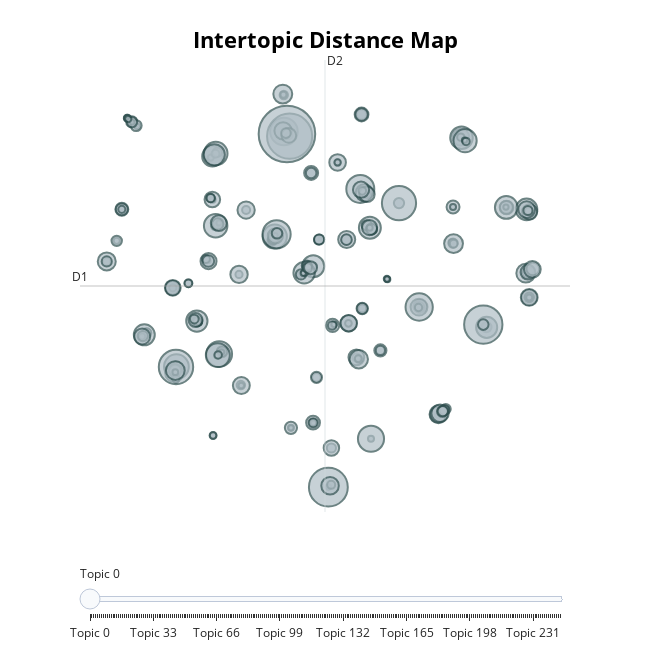

The notebook cell this image was saved under:
### Code cell
topic_model.visualize_topics().show()

### Figure 1 — Plotly figure (JSON) as saved in the notebook; plotly's stock layout.template omitted (floating-point values rounded to 4 significant figures; data arrays with more than 128 entries replaced by an {"elided": "..."} marker saying what was removed)
{"data": [{"customdata": {"elided": "246x3 mixed values"}, "hovertemplate": "<b>Topic %{customdata[0]}</b><br>%{customdata[1]}<br>Size: %{customdata[2]}", "legendgroup": "", "marker": {"color": "#B0BEC5", "line": {"color": "DarkSlateGrey", "width": 2}, "size": {"elided": "246 int values"}, "sizemode": "area", "sizeref": 0.715, "symbol": "circle"}, "mode": "markers", "name": "", "orientation": "v", "showlegend": false, "type": "scatter", "x": {"elided": "246 float values"}, "xaxis": "x", "y": {"elided": "246 float values"}, "yaxis": "y"}], "layout": {"annotations": [{"showarrow": false, "text": "D1", "x": -14.72, "y": 3.124, "yshift": 10}, {"showarrow": false, "text": "D2", "x": 2.868, "xshift": 10, "y": 23.03}], "height": 650, "hoverlabel": {"bgcolor": "white", "font": {"family": "Rockwell", "size": 16}}, "legend": {"itemsizing": "constant", "tracegroupgap": 0}, "margin": {"t": 60}, "shapes": [{"line": {"color": "#CFD8DC", "width": 2}, "type": "line", "x0": 2.868, "x1": 2.868, "y0": -16.78, "y1": 23.03}, {"line": {"color": "#9E9E9E", "width": 2}, "type": "line", "x0": -14.72, "x1": 20.46, "y0": 3.124, "y1": 3.124}], "sliders": [{"active": 0, "pad": {"t": 50}, "steps": [{"args": [{"marker.color": {"elided": "1x246 str values"}}], "label": "Topic 0", "method": "update"}, {"args": [{"marker.color": {"elided": "1x246 str values"}}], "label": "Topic 1", "method": "update"}, {"args": [{"marker.color": {"elided": "1x246 str values"}}], "label": "Topic 2", "method": "update"}, {"args": [{"marker.color": {"elided": "1x246 str values"}}], "label": "Topic 3", "method": "update"}, {"args": [{"marker.color": {"elided": "1x246 str values"}}], "label": "Topic 4", "method": "update"}, {"args": [{"marker.color": {"elided": "1x246 str values"}}], "label": "Topic 5", "method": "update"}, {"args": [{"marker.color": {"elided": "1x246 str values"}}], "label": "Topic 6", "method": "update"}, {"args": [{"marker.color": {"elided": "1x246 str values"}}], "label": "Topic 7", "method": "update"}, {"args": [{"marker.color": {"elided": "1x246 str values"}}], "label": "Topic 8", "method": "update"}, {"args": [{"marker.color": {"elided": "1x246 str values"}}], "label": "Topic 9", "method": "update"}, {"args": [{"marker.color": {"elided": "1x246 str values"}}], "label": "Topic 10", "method": "update"}, {"args": [{"marker.color": {"elided": "1x246 str values"}}], "label": "Topic 11", "method": "update"}, {"args": [{"marker.color": {"elided": "1x246 str values"}}], "label": "Topic 12", "method": "update"}, {"args": [{"marker.color": {"elided": "1x246 str values"}}], "label": "Topic 13", "method": "update"}, {"args": [{"marker.color": {"elided": "1x246 str values"}}], "label": "Topic 14", "method": "update"}, {"args": [{"marker.color": {"elided": "1x246 str values"}}], "label": "Topic 15", "method": "update"}, {"args": [{"marker.color": {"elided": "1x246 str values"}}], "label": "Topic 16", "method": "update"}, {"args": [{"marker.color": {"elided": "1x246 str values"}}], "label": "Topic 17", "method": "update"}, {"args": [{"marker.color": {"elided": "1x246 str values"}}], "label": "Topic 18", "method": "update"}, {"args": [{"marker.color": {"elided": "1x246 str values"}}], "label": "Topic 19", "method": "update"}, {"args": [{"marker.color": {"elided": "1x246 str values"}}], "label": "Topic 20", "method": "update"}, {"args": [{"marker.color": {"elided": "1x246 str values"}}], "label": "Topic 21", "method": "update"}, {"args": [{"marker.color": {"elided": "1x246 str values"}}], "label": "Topic 22", "method": "update"}, {"args": [{"marker.color": {"elided": "1x246 str values"}}], "label": "Topic 23", "method": "update"}, {"args": [{"marker.color": {"elided": "1x246 str values"}}], "label": "Topic 24", "method": "update"}, {"args": [{"marker.color": {"elided": "1x246 str values"}}], "label": "Topic 25", "method": "update"}, {"args": [{"marker.color": {"elided": "1x246 str values"}}], "label": "Topic 26", "method": "update"}, {"args": [{"marker.color": {"elided": "1x246 str values"}}], "label": "Topic 27", "method": "update"}, {"args": [{"marker.color": {"elided": "1x246 str values"}}], "label": "Topic 28", "method": "update"}, {"args": [{"marker.color": {"elided": "1x246 str values"}}], "label": "Topic 29", "method": "update"}, {"args": [{"marker.color": {"elided": "1x246 str values"}}], "label": "Topic 30", "method": "update"}, {"args": [{"marker.color": {"elided": "1x246 str values"}}], "label": "Topic 31", "method": "update"}, {"args": [{"marker.color": {"elided": "1x246 str values"}}], "label": "Topic 32", "method": "update"}, {"args": [{"marker.color": {"elided": "1x246 str values"}}], "label": "Topic 33", "method": "update"}, {"args": [{"marker.color": {"elided": "1x246 str values"}}], "label": "Topic 34", "method": "update"}, {"args": [{"marker.color": {"elided": "1x246 str values"}}], "label": "Topic 35", "method": "update"}, {"args": [{"marker.color": {"elided": "1x246 str values"}}], "label": "Topic 36", "method": "update"}, {"args": [{"marker.color": {"elided": "1x246 str values"}}], "label": "Topic 37", "method": "update"}, {"args": [{"marker.color": {"elided": "1x246 str values"}}], "label": "Topic 38", "method": "update"}, {"args": [{"marker.color": {"elided": "1x246 str values"}}], "label": "Topic 39", "method": "update"}, {"args": [{"marker.color": {"elided": "1x246 str values"}}], "label": "Topic 40", "method": "update"}, {"args": [{"marker.color": {"elided": "1x246 str values"}}], "label": "Topic 41", "method": "update"}, {"args": [{"marker.color": {"elided": "1x246 str values"}}], "label": "Topic 42", "method": "update"}, {"args": [{"marker.color": {"elided": "1x246 str values"}}], "label": "Topic 43", "method": "update"}, {"args": [{"marker.color": {"elided": "1x246 str values"}}], "label": "Topic 44", "method": "update"}, {"args": [{"marker.color": {"elided": "1x246 str values"}}], "label": "Topic 45", "method": "update"}, {"args": [{"marker.color": {"elided": "1x246 str values"}}], "label": "Topic 46", "method": "update"}, {"args": [{"marker.color": {"elided": "1x246 str values"}}], "label": "Topic 47", "method": "update"}, {"args": [{"marker.color": {"elided": "1x246 str values"}}], "label": "Topic 48", "method": "update"}, {"args": [{"marker.color": {"elided": "1x246 str values"}}], "label": "Topic 49", "method": "update"}, {"args": [{"marker.color": {"elided": "1x246 str values"}}], "label": "Topic 50", "method": "update"}, {"args": [{"marker.color": {"elided": "1x246 str values"}}], "label": "Topic 51", "method": "update"}, {"args": [{"marker.color": {"elided": "1x246 str values"}}], "label": "Topic 52", "method": "update"}, {"args": [{"marker.color": {"elided": "1x246 str values"}}], "label": "Topic 53", "method": "update"}, {"args": [{"marker.color": {"elided": "1x246 str values"}}], "label": "Topic 54", "method": "update"}, {"args": [{"marker.color": {"elided": "1x246 str values"}}], "label": "Topic 55", "method": "update"}, {"args": [{"marker.color": {"elided": "1x246 str values"}}], "label": "Topic 56", "method": "update"}, {"args": [{"marker.color": {"elided": "1x246 str values"}}], "label": "Topic 57", "method": "update"}, {"args": [{"marker.color": {"elided": "1x246 str values"}}], "label": "Topic 58", "method": "update"}, {"args": [{"marker.color": {"elided": "1x246 str values"}}], "label": "Topic 59", "method": "update"}, {"args": [{"marker.color": {"elided": "1x246 str values"}}], "label": "Topic 60", "method": "update"}, {"args": [{"marker.color": {"elided": "1x246 str values"}}], "label": "Topic 61", "method": "update"}, {"args": [{"marker.color": {"elided": "1x246 str values"}}], "label": "Topic 62", "method": "update"}, {"args": [{"marker.color": {"elided": "1x246 str values"}}], "label": "Topic 63", "method": "update"}, {"args": [{"marker.color": {"elided": "1x246 str values"}}], "label": "Topic 64", "method": "update"}, {"args": [{"marker.color": {"elided": "1x246 str values"}}], "label": "Topic 65", "method": "update"}, {"args": [{"marker.color": {"elided": "1x246 str values"}}], "label": "Topic 66", "method": "update"}, {"args": [{"marker.color": {"elided": "1x246 str values"}}], "label": "Topic 67", "method": "update"}, {"args": [{"marker.color": {"elided": "1x246 str values"}}], "label": "Topic 68", "method": "update"}, {"args": [{"marker.color": {"elided": "1x246 str values"}}], "label": "Topic 69", "method": "update"}, {"args": [{"marker.color": {"elided": "1x246 str values"}}], "label": "Topic 70", "method": "update"}, {"args": [{"marker.color": {"elided": "1x246 str values"}}], "label": "Topic 71", "method": "update"}, {"args": [{"marker.color": {"elided": "1x246 str values"}}], "label": "Topic 72", "method": "update"}, {"args": [{"marker.color": {"elided": "1x246 str values"}}], "label": "Topic 73", "method": "update"}, {"args": [{"marker.color": {"elided": "1x246 str values"}}], "label": "Topic 74", "method": "update"}, {"args": [{"marker.color": {"elided": "1x246 str values"}}], "label": "Topic 75", "method": "update"}, {"args": [{"marker.color": {"elided": "1x246 str values"}}], "label": "Topic 76", "method": "update"}, {"args": [{"marker.color": {"elided": "1x246 str values"}}], "label": "Topic 77", "method": "update"}, {"args": [{"marker.color": {"elided": "1x246 str values"}}], "label": "Topic 78", "method": "update"}, {"args": [{"marker.color": {"elided": "1x246 str values"}}], "label": "Topic 79", "method": "update"}, {"args": [{"marker.color": {"elided": "1x246 str values"}}], "label": "Topic 80", "method": "update"}, {"args": [{"marker.color": {"elided": "1x246 str values"}}], "label": "Topic 81", "method": "update"}, {"args": [{"marker.color": {"elided": "1x246 str values"}}], "label": "Topic 82", "method": "update"}, {"args": [{"marker.color": {"elided": "1x246 str values"}}], "label": "Topic 83", "method": "update"}, {"args": [{"marker.color": {"elided": "1x246 str values"}}], "label": "Topic 84", "method": "update"}, {"args": [{"marker.color": {"elided": "1x246 str values"}}], "label": "Topic 85", "method": "update"}, {"args": [{"marker.color": {"elided": "1x246 str values"}}], "label": "Topic 86", "method": "update"}, {"args": [{"marker.color": {"elided": "1x246 str values"}}], "label": "Topic 87", "method": "update"}, {"args": [{"marker.color": {"elided": "1x246 str values"}}], "label": "Topic 88", "method": "update"}, {"args": [{"marker.color": {"elided": "1x246 str values"}}], "label": "Topic 89", "method": "update"}, {"args": [{"marker.color": {"elided": "1x246 str values"}}], "label": "Topic 90", "method": "update"}, {"args": [{"marker.color": {"elided": "1x246 str values"}}], "label": "Topic 91", "method": "update"}, {"args": [{"marker.color": {"elided": "1x246 str values"}}], "label": "Topic 92", "method": "update"}, {"args": [{"marker.color": {"elided": "1x246 str values"}}], "label": "Topic 93", "method": "update"}, {"args": [{"marker.color": {"elided": "1x246 str values"}}], "label": "Topic 94", "method": "update"}, {"args": [{"marker.color": {"elided": "1x246 str values"}}], "label": "Topic 95", "method": "update"}, {"args": [{"marker.color": {"elided": "1x246 str values"}}], "label": "Topic 96", "method": "update"}, {"args": [{"marker.color": {"elided": "1x246 str values"}}], "label": "Topic 97", "method": "update"}, {"args": [{"marker.color": {"elided": "1x246 str values"}}], "label": "Topic 98", "method": "update"}, {"args": [{"marker.color": {"elided": "1x246 str values"}}], "label": "Topic 99", "method": "update"}, {"args": [{"marker.color": {"elided": "1x246 str values"}}], "label": "Topic 100", "method": "update"}, {"args": [{"marker.color": {"elided": "1x246 str values"}}], "label": "Topic 101", "method": "update"}, {"args": [{"marker.color": {"elided": "1x246 str values"}}], "label": "Topic 102", "method": "update"}, {"args": [{"marker.color": {"elided": "1x246 str values"}}], "label": "Topic 103", "method": "update"}, {"args": [{"marker.color": {"elided": "1x246 str values"}}], "label": "Topic 104", "method": "update"}, {"args": [{"marker.color": {"elided": "1x246 str values"}}], "label": "Topic 105", "method": "update"}, {"args": [{"marker.color": {"elided": "1x246 str values"}}], "label": "Topic 106", "method": "update"}, {"args": [{"marker.color": {"elided": "1x246 str values"}}], "label": "Topic 107", "method": "update"}, {"args": [{"marker.color": {"elided": "1x246 str values"}}], "label": "Topic 108", "method": "update"}, {"args": [{"marker.color": {"elided": "1x246 str values"}}], "label": "Topic 109", "method": "update"}, {"args": [{"marker.color": {"elided": "1x246 str values"}}], "label": "Topic 110", "method": "update"}, {"args": [{"marker.color": {"elided": "1x246 str values"}}], "label": "Topic 111", "method": "update"}, {"args": [{"marker.color": {"elided": "1x246 str values"}}], "label": "Topic 112", "method": "update"}, {"args": [{"marker.color": {"elided": "1x246 str values"}}], "label": "Topic 113", "method": "update"}, {"args": [{"marker.color": {"elided": "1x246 str values"}}], "label": "Topic 114", "method": "update"}, {"args": [{"marker.color": {"elided": "1x246 str values"}}], "label": "Topic 115", "method": "update"}, {"args": [{"marker.color": {"elided": "1x246 str values"}}], "label": "Topic 116", "method": "update"}, {"args": [{"marker.color": {"elided": "1x246 str values"}}], "label": "Topic 117", "method": "update"}, {"args": [{"marker.color": {"elided": "1x246 str values"}}], "label": "Topic 118", "method": "update"}, {"args": [{"marker.color": {"elided": "1x246 str values"}}], "label": "Topic 119", "method": "update"}, {"args": [{"marker.color": {"elided": "1x246 str values"}}], "label": "Topic 120", "method": "update"}, {"args": [{"marker.color": {"elided": "1x246 str values"}}], "label": "Topic 121", "method": "update"}, {"args": [{"marker.color": {"elided": "1x246 str values"}}], "label": "Topic 122", "method": "update"}, {"args": [{"marker.color": {"elided": "1x246 str values"}}], "label": "Topic 123", "method": "update"}, {"args": [{"marker.color": {"elided": "1x246 str values"}}], "label": "Topic 124", "method": "update"}, {"args": [{"marker.color": {"elided": "1x246 str values"}}], "label": "Topic 125", "method": "update"}, {"args": [{"marker.color": {"elided": "1x246 str values"}}], "label": "Topic 126", "method": "update"}, {"args": [{"marker.color": {"elided": "1x246 str values"}}], "label": "Topic 127", "method": "update"}, {"args": [{"marker.color": {"elided": "1x246 str values"}}], "label": "Topic 128", "method": "update"}, {"args": [{"marker.color": {"elided": "1x246 str values"}}], "label": "Topic 129", "method": "update"}, {"args": [{"marker.color": {"elided": "1x246 str values"}}], "label": "Topic 130", "method": "update"}, {"args": [{"marker.color": {"elided": "1x246 str values"}}], "label": "Topic 131", "method": "update"}, {"args": [{"marker.color": {"elided": "1x246 str values"}}], "label": "Topic 132", "method": "update"}, {"args": [{"marker.color": {"elided": "1x246 str values"}}], "label": "Topic 133", "method": "update"}, {"args": [{"marker.color": {"elided": "1x246 str values"}}], "label": "Topic 134", "method": "update"}, {"args": [{"marker.color": {"elided": "1x246 str values"}}], "label": "Topic 135", "method": "update"}, {"args": [{"marker.color": {"elided": "1x246 str values"}}], "label": "Topic 136", "method": "update"}, {"args": [{"marker.color": {"elided": "1x246 str values"}}], "label": "Topic 137", "method": "update"}, {"args": [{"marker.color": {"elided": "1x246 str values"}}], "label": "Topic 138", "method": "update"}, {"args": [{"marker.color": {"elided": "1x246 str values"}}], "label": "Topic 139", "method": "update"}, {"args": [{"marker.color": {"elided": "1x246 str values"}}], "label": "Topic 140", "method": "update"}, {"args": [{"marker.color": {"elided": "1x246 str values"}}], "label": "Topic 141", "method": "update"}, {"args": [{"marker.color": {"elided": "1x246 str values"}}], "label": "Topic 142", "method": "update"}, {"args": [{"marker.color": {"elided": "1x246 str values"}}], "label": "Topic 143", "method": "update"}, {"args": [{"marker.color": {"elided": "1x246 str values"}}], "label": "Topic 144", "method": "update"}, {"args": [{"marker.color": {"elided": "1x246 str values"}}], "label": "Topic 145", "method": "update"}, {"args": [{"marker.color": {"elided": "1x246 str values"}}], "label": "Topic 146", "method": "update"}, {"args": [{"marker.color": {"elided": "1x246 str values"}}], "label": "Topic 147", "method": "update"}, {"args": [{"marker.color": {"elided": "1x246 str values"}}], "label": "Topic 148", "method": "update"}, {"args": [{"marker.color": {"elided": "1x246 str values"}}], "label": "Topic 149", "method": "update"}, {"args": [{"marker.color": {"elided": "1x246 str values"}}], "label": "Topic 150", "method": "update"}, {"args": [{"marker.color": {"elided": "1x246 str values"}}], "label": "Topic 151", "method": "update"}, {"args": [{"marker.color": {"elided": "1x246 str values"}}], "label": "Topic 152", "method": "update"}, {"args": [{"marker.color": {"elided": "1x246 str values"}}], "label": "Topic 153", "method": "update"}, {"args": [{"marker.color": {"elided": "1x246 str values"}}], "label": "Topic 154", "method": "update"}, {"args": [{"marker.color": {"elided": "1x246 str values"}}], "label": "Topic 155", "method": "update"}, {"args": [{"marker.color": {"elided": "1x246 str values"}}], "label": "Topic 156", "method": "update"}, {"args": [{"marker.color": {"elided": "1x246 str values"}}], "label": "Topic 157", "method": "update"}, {"args": [{"marker.color": {"elided": "1x246 str values"}}], "label": "Topic 158", "method": "update"}, {"args": [{"marker.color": {"elided": "1x246 str values"}}], "label": "Topic 159", "method": "update"}, {"args": [{"marker.color": {"elided": "1x246 str values"}}], "label": "Topic 160", "method": "update"}, {"args": [{"marker.color": {"elided": "1x246 str values"}}], "label": "Topic 161", "method": "update"}, {"args": [{"marker.color": {"elided": "1x246 str values"}}], "label": "Topic 162", "method": "update"}, {"args": [{"marker.color": {"elided": "1x246 str values"}}], "label": "Topic 163", "method": "update"}, {"args": [{"marker.color": {"elided": "1x246 str values"}}], "label": "Topic 164", "method": "update"}, {"args": [{"marker.color": {"elided": "1x246 str values"}}], "label": "Topic 165", "method": "update"}, {"args": [{"marker.color": {"elided": "1x246 str values"}}], "label": "Topic 166", "method": "update"}, {"args": [{"marker.color": {"elided": "1x246 str values"}}], "label": "Topic 167", "method": "update"}, {"args": [{"marker.color": {"elided": "1x246 str values"}}], "label": "Topic 168", "method": "update"}, {"args": [{"marker.color": {"elided": "1x246 str values"}}], "label": "Topic 169", "method": "update"}, {"args": [{"marker.color": {"elided": "1x246 str values"}}], "label": "Topic 170", "method": "update"}, {"args": [{"marker.color": {"elided": "1x246 str values"}}], "label": "Topic 171", "method": "update"}, {"args": [{"marker.color": {"elided": "1x246 str values"}}], "label": "Topic 172", "method": "update"}, {"args": [{"marker.color": {"elided": "1x246 str values"}}], "label": "Topic 173", "method": "update"}, {"args": [{"marker.color": {"elided": "1x246 str values"}}], "label": "Topic 174", "method": "update"}, {"args": [{"marker.color": {"elided": "1x246 str values"}}], "label": "Topic 175", "method": "update"}, {"args": [{"marker.color": {"elided": "1x246 str values"}}], "label": "Topic 176", "method": "update"}, {"args": [{"marker.color": {"elided": "1x246 str values"}}], "label": "Topic 177", "method": "update"}, {"args": [{"marker.color": {"elided": "1x246 str values"}}], "label": "Topic 178", "method": "update"}, {"args": [{"marker.color": {"elided": "1x246 str values"}}], "label": "Topic 179", "method": "update"}, {"args": [{"marker.color": {"elided": "1x246 str values"}}], "label": "Topic 180", "method": "update"}, {"args": [{"marker.color": {"elided": "1x246 str values"}}], "label": "Topic 181", "method": "update"}, {"args": [{"marker.color": {"elided": "1x246 str values"}}], "label": "Topic 182", "method": "update"}, {"args": [{"marker.color": {"elided": "1x246 str values"}}], "label": "Topic 183", "method": "update"}, {"args": [{"marker.color": {"elided": "1x246 str values"}}], "label": "Topic 184", "method": "update"}, {"args": [{"marker.color": {"elided": "1x246 str values"}}], "label": "Topic 185", "method": "update"}, {"args": [{"marker.color": {"elided": "1x246 str values"}}], "label": "Topic 186", "method": "update"}, {"args": [{"marker.color": {"elided": "1x246 str values"}}], "label": "Topic 187", "method": "update"}, {"args": [{"marker.color": {"elided": "1x246 str values"}}], "label": "Topic 188", "method": "update"}, {"args": [{"marker.color": {"elided": "1x246 str values"}}], "label": "Topic 189", "method": "update"}, {"args": [{"marker.color": {"elided": "1x246 str values"}}], "label": "Topic 190", "method": "update"}, {"args": [{"marker.color": {"elided": "1x246 str values"}}], "label": "Topic 191", "method": "update"}, {"args": [{"marker.color": {"elided": "1x246 str values"}}], "label": "Topic 192", "method": "update"}, {"args": [{"marker.color": {"elided": "1x246 str values"}}], "label": "Topic 193", "method": "update"}, {"args": [{"marker.color": {"elided": "1x246 str values"}}], "label": "Topic 194", "method": "update"}, {"args": [{"marker.color": {"elided": "1x246 str values"}}], "label": "Topic 195", "method": "update"}, {"args": [{"marker.color": {"elided": "1x246 str values"}}], "label": "Topic 196", "method": "update"}, {"args": [{"marker.color": {"elided": "1x246 str values"}}], "label": "Topic 197", "method": "update"}, {"args": [{"marker.color": {"elided": "1x246 str values"}}], "label": "Topic 198", "method": "update"}, {"args": [{"marker.color": {"elided": "1x246 str values"}}], "label": "Topic 199", "method": "update"}, {"args": [{"marker.color": {"elided": "1x246 str values"}}], "label": "Topic 200", "method": "update"}, {"args": [{"marker.color": {"elided": "1x246 str values"}}], "label": "Topic 201", "method": "update"}, {"args": [{"marker.color": {"elided": "1x246 str values"}}], "label": "Topic 202", "method": "update"}, {"args": [{"marker.color": {"elided": "1x246 str values"}}], "label": "Topic 203", "method": "update"}, {"args": [{"marker.color": {"elided": "1x246 str values"}}], "label": "Topic 204", "method": "update"}, {"args": [{"marker.color": {"elided": "1x246 str values"}}], "label": "Topic 205", "method": "update"}, {"args": [{"marker.color": {"elided": "1x246 str values"}}], "label": "Topic 206", "method": "update"}, {"args": [{"marker.color": {"elided": "1x246 str values"}}], "label": "Topic 207", "method": "update"}, {"args": [{"marker.color": {"elided": "1x246 str values"}}], "label": "Topic 208", "method": "update"}, {"args": [{"marker.color": {"elided": "1x246 str values"}}], "label": "Topic 209", "method": "update"}, {"args": [{"marker.color": {"elided": "1x246 str values"}}], "label": "Topic 210", "method": "update"}, {"args": [{"marker.color": {"elided": "1x246 str values"}}], "label": "Topic 211", "method": "update"}, {"args": [{"marker.color": {"elided": "1x246 str values"}}], "label": "Topic 212", "method": "update"}, {"args": [{"marker.color": {"elided": "1x246 str values"}}], "label": "Topic 213", "method": "update"}, {"args": [{"marker.color": {"elided": "1x246 str values"}}], "label": "Topic 214", "method": "update"}, {"args": [{"marker.color": {"elided": "1x246 str values"}}], "label": "Topic 215", "method": "update"}, {"args": [{"marker.color": {"elided": "1x246 str values"}}], "label": "Topic 216", "method": "update"}, {"args": [{"marker.color": {"elided": "1x246 str values"}}], "label": "Topic 217", "method": "update"}, {"args": [{"marker.color": {"elided": "1x246 str values"}}], "label": "Topic 218", "method": "update"}, {"args": [{"marker.color": {"elided": "1x246 str values"}}], "label": "Topic 219", "method": "update"}, {"args": [{"marker.color": {"elided": "1x246 str values"}}], "label": "Topic 220", "method": "update"}, {"args": [{"marker.color": {"elided": "1x246 str values"}}], "label": "Topic 221", "method": "update"}, {"args": [{"marker.color": {"elided": "1x246 str values"}}], "label": "Topic 222", "method": "update"}, {"args": [{"marker.color": {"elided": "1x246 str values"}}], "label": "Topic 223", "method": "update"}, {"args": [{"marker.color": {"elided": "1x246 str values"}}], "label": "Topic 224", "method": "update"}, {"args": [{"marker.color": {"elided": "1x246 str values"}}], "label": "Topic 225", "method": "update"}, {"args": [{"marker.color": {"elided": "1x246 str values"}}], "label": "Topic 226", "method": "update"}, {"args": [{"marker.color": {"elided": "1x246 str values"}}], "label": "Topic 227", "method": "update"}, {"args": [{"marker.color": {"elided": "1x246 str values"}}], "label": "Topic 228", "method": "update"}, {"args": [{"marker.color": {"elided": "1x246 str values"}}], "label": "Topic 229", "method": "update"}, {"args": [{"marker.color": {"elided": "1x246 str values"}}], "label": "Topic 230", "method": "update"}, {"args": [{"marker.color": {"elided": "1x246 str values"}}], "label": "Topic 231", "method": "update"}, {"args": [{"marker.color": {"elided": "1x246 str values"}}], "label": "Topic 232", "method": "update"}, {"args": [{"marker.color": {"elided": "1x246 str values"}}], "label": "Topic 233", "method": "update"}, {"args": [{"marker.color": {"elided": "1x246 str values"}}], "label": "Topic 234", "method": "update"}, {"args": [{"marker.color": {"elided": "1x246 str values"}}], "label": "Topic 235", "method": "update"}, {"args": [{"marker.color": {"elided": "1x246 str values"}}], "label": "Topic 236", "method": "update"}, {"args": [{"marker.color": {"elided": "1x246 str values"}}], "label": "Topic 237", "method": "update"}, {"args": [{"marker.color": {"elided": "1x246 str values"}}], "label": "Topic 238", "method": "update"}, {"args": [{"marker.color": {"elided": "1x246 str values"}}], "label": "Topic 239", "method": "update"}, {"args": [{"marker.color": {"elided": "1x246 str values"}}], "label": "Topic 240", "method": "update"}, {"args": [{"marker.color": {"elided": "1x246 str values"}}], "label": "Topic 241", "method": "update"}, {"args": [{"marker.color": {"elided": "1x246 str values"}}], "label": "Topic 242", "method": "update"}, {"args": [{"marker.color": {"elided": "1x246 str values"}}], "label": "Topic 243", "method": "update"}, {"args": [{"marker.color": {"elided": "1x246 str values"}}], "label": "Topic 244", "method": "update"}, {"args": [{"marker.color": {"elided": "1x246 str values"}}], "label": "Topic 245", "method": "update"}]}], "title": {"font": {"color": "Black", "size": 22}, "text": "<b>Intertopic Distance Map</b>", "x": 0.5, "xanchor": "center", "y": 0.95, "yanchor": "top"}, "width": 650, "xaxis": {"anchor": "y", "domain": [0, 1], "range": [-14.72, 20.46], "title": {"text": ""}, "visible": false}, "yaxis": {"anchor": "x", "domain": [0, 1], "range": [-16.78, 23.03], "title": {"text": ""}, "visible": false}}}
